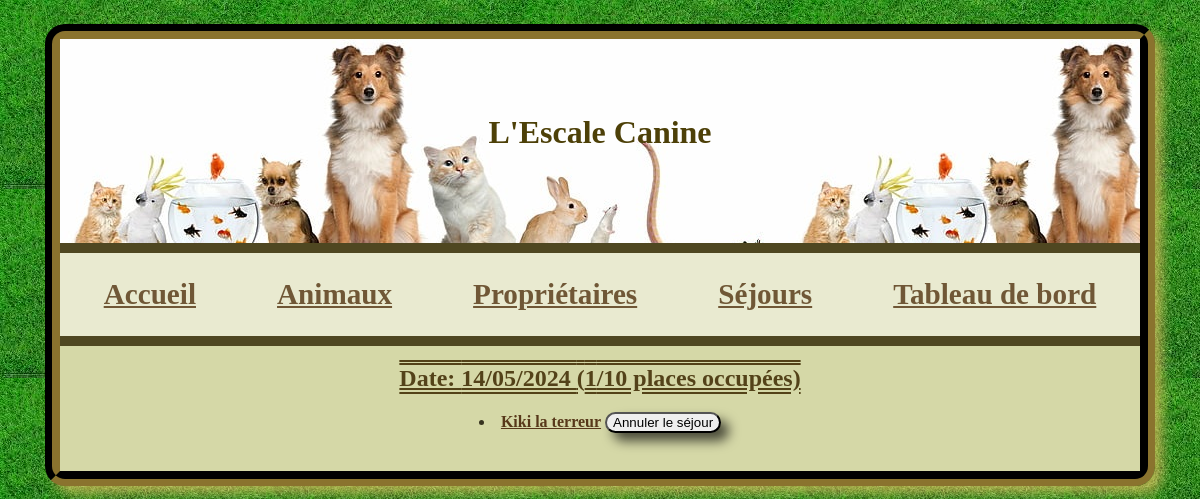
The page /index.php?ctlr=sejours&action=show&id=210 on the database its author committed.
### tables this page shows
CREATE TABLE IF NOT EXISTS `sejours` (
  `id` int NOT NULL AUTO_INCREMENT,
  `date` date NOT NULL,
  `animal_id` int NOT NULL,
  PRIMARY KEY (`id`),
  KEY `animal_id` (`animal_id`)
);

CREATE TABLE IF NOT EXISTS `animals` (
  `id` int NOT NULL AUTO_INCREMENT,
  `nom` varchar(50) NOT NULL,
  `sexe` varchar(10) NOT NULL,
  `sterilise` tinyint(1) NOT NULL,
  `puce` int NOT NULL,
  `naissance` date NOT NULL,
  `type` varchar(10) NOT NULL,
  `person_id` int NOT NULL,
  PRIMARY KEY (`id`),
  KEY `person_id` (`person_id`) USING BTREE
);

### controllers/SejourController.php (called while the page is built, shortened)
<?php
class SejourController extends Controller {
    public function show ($id) {
        $sejour = Sejour::find($id);
        $listAnimals = Sejour::where('date', $sejour->date);
        include('../views/sejours/one.php');
    }
}
?>

### public/index.php (called while the page is built, shortened)
<?php
$router = new Router();

### models/dao/DAO.php (called while the page is built, shortened)
<?php
abstract class DAO implements DAOInterface {
    protected $db;
    protected $table;
    public function __construct ($table) {
        $this->table = $table;
        $this->db = new PDO('mysql:host=localhost;dbname=dbchenil', 'root', '');
        $this->db->setAttribute(PDO::ATTR_ERRMODE, PDO::ERRMODE_EXCEPTION);
    }
    public function fetch ($id) {
        $statement = $this->db->prepare("SELECT * FROM {$this->table} WHERE id=?");
        try {
            if(is_array($id) == true) {
                $id = $id['id'];
            }
            $statement->execute([$id]);
            $result = $statement->fetch(PDO::FETCH_ASSOC);
            if ($result) {
                return $this->create($result);
            }
            return false;
        } catch (PDOException $exception) {
            var_dump($exception);
            return false;
        }
    }
    public function where ($attr, $value) {
        $statement = $this->db->prepare("SELECT * FROM {$this->table} WHERE {$attr}=?");
        try {
            $statement->execute([$value]);
            $results = $statement->fetchAll(PDO::FETCH_ASSOC);
            if ($results) {
                $list = array();
                foreach($results as $result) {
                    array_push($list, $this->create($result));
                }
                return $list;
            }
            return false;
        } catch (PDOException $exception) {
            var_dump($exception);
            return false;
        }
    }
}

### models/entities/Entity.php (called while the page is built, shortened)
<?php
abstract class Entity implements EntityInterface {
    public static function find ($id) {
        return (new static::$dao_name())->fetch($id);
    }
    public static function where ($attr, $value) {
        return (new static::$dao_name())->where($attr, $value);
    }
}

### models/dao/SejourDAO.php (called while the page is built, shortened)
<?php
class SejourDAO extends DAO {
    public function create ($data) {
        if (!is_object($data)) {
            return new Sejour(
                isset($data['id']) ? $data['id'] : 0,
                $data['date'],
                $data['animal_id']
            );
        }
        return false;
    }
}

### models/entities/Sejour.php (called while the page is built, shortened)
<?php
class Sejour extends Entity {
    protected $id;
    protected $animal;
    public function __construct ($id, $date, $animal, $animals = false) {
        $this->id = $id;
        $this->date = $date;
        $this->animal = $animal;
    }
    public function __get ($prop) {
        if (property_exists($this, $prop)) {
            if ($prop == "animals") {
                return Animal::where('person_id', $this->id);
            }else if ($prop == 'animal') {
                return Animal::find($this->animal);
            }
            return $this->$prop;
        }
    }
}

### models/dao/AnimalDAO.php (called while the page is built, shortened)
<?php
class AnimalDAO extends DAO {
    public function create ($data) {
        if (!is_object($data)) {
            return new Animal(
                isset($data['id']) ? $data['id'] : 0,
                $data['nom'],
                $data['sexe'],
                $data['sterilise'],
                $data['puce'],
                $data['naissance'],
                $data['type'],
                $data['person_id'],
                false
            );
        }
        return false;
    }
}

### models/entities/Animal.php (called while the page is built, shortened)
<?php
class Animal extends Entity {
    public function __construct ($id, $nom, $sexe, $sterilise, $puce, $naissance, $type, $person, $sejours = false) {
        $this->id = $id;
        $this->nom = $nom;
    }
    public function __get ($prop) {
        if (property_exists($this, $prop)) {
            return $this->$prop;
        }
    }
}

### views/sejours/one.php (the view, shortened to what this page needs)
<!DOCTYPE html>
<html lang="en">
<head>
    <link rel="stylesheet" href="css/chenil.css">
</head>
<body>
<main role="main">
<header>
    <h1 class="header">L'Escale Canine</h1>
</header>
<nav>
  <ul class="nav">
    <li class="nav"><a href="index.php?ctlr=home&action=index">Accueil</a></li>
    <li class="nav"><a href="index.php?ctlr=animals&action=index">Animaux</a></li>
    <li class="nav"><a href="index.php?ctlr=people&action=index">Propriétaires</a></li>
    <li class="nav"><a href="index.php?ctlr=sejours&action=index">Séjours</a></li>
    <li class="nav"><a href="index.php?ctlr=board&action=index">Tableau de bord</a></li>
  </ul>
</nav>
<?php
$allSejoursDates = [];
$allSejours = Sejour::all();
foreach($allSejours as $sejourObject){
    array_push($allSejoursDates, $sejourObject->date);
}
$nbSejoursByDate = array_count_values($allSejoursDates);
?>
<h2 id="title">Date: <?= str_replace('-', '/', date('d-m-Y', strtotime($sejour->date))); ?> (<?= $nbSejoursByDate[$sejour->date]; ?>/10 places occupées)</h2>
<?php if(isset($listAnimals) && !empty($listAnimals)): ?>
    <?php $animalsToPrint = Sejour::where('date', $sejour->date); ?>
    <?php foreach ($animalsToPrint as $animalToPrint) : ?>
        <li><a href="index.php?ctlr=animals&action=show&id=<?= $animalToPrint->animal->id; ?>"><?= $animalToPrint->animal->nom ?></a>
            <form onsubmit="return confirm('Voulez-vous vraiment annuler le séjour de <?= $animalToPrint->animal->nom ?>?');" action="index.php" method="POST">
                <input type="submit" value="Annuler le séjour">
            </form>
        </li>
        <br>
    <?php endforeach; ?>
<?php endif; ?>
</main>
</body>
</html>

### public/css/chenil.css (style rules this page uses)
body { background-image: url('../images/backgroundGrass.jpg'); width: 90%; height: 100% auto; border: 15px groove rgb(54, 45, 18); border-radius:20px; box-shadow: 8px 8px 12px rgba(240, 196, 102, 0.65); margin: 1.5em auto; }
header { padding-top: 5%; height: 150px; background-image: url('../images/banniere.jpg'); }
.nav { display: flex; justify-content: space-around; font-size: 1.35em; }
main { padding-bottom: 20px; background-color: rgb(213, 216, 167); }
a { color: rgb(87, 56, 26); text-decoration:underline; font-weight: bold; }
h1 { color:rgb(77, 64, 8); text-align: center; font-family: cursive; }
p,li, h3, h4 { color: rgba(29, 24, 9, 0.863); text-align: center; }
h2 { color: rgba(63, 42, 2, 0.863); text-align: center; text-decoration: underline overline double; }
nav { background-color: rgba(255, 255, 255, 0.582); opacity: 0.8; padding: 0.2em; border-top: 10px solid rgb(46, 35, 0); border-bottom: 10px solid rgb(46, 35, 0); }
ul { list-style: none; padding-left: 0; justify-content: center; }
form { display: inline-block; justify-content: center; }
input { border-radius: 20px; box-shadow: 8px 8px 12px rgba(0, 0, 0, 0.65); }

### rows shown on the page
sejours: date "14/05/2024", date "1", animal.person_id "Kiki la terreur"
